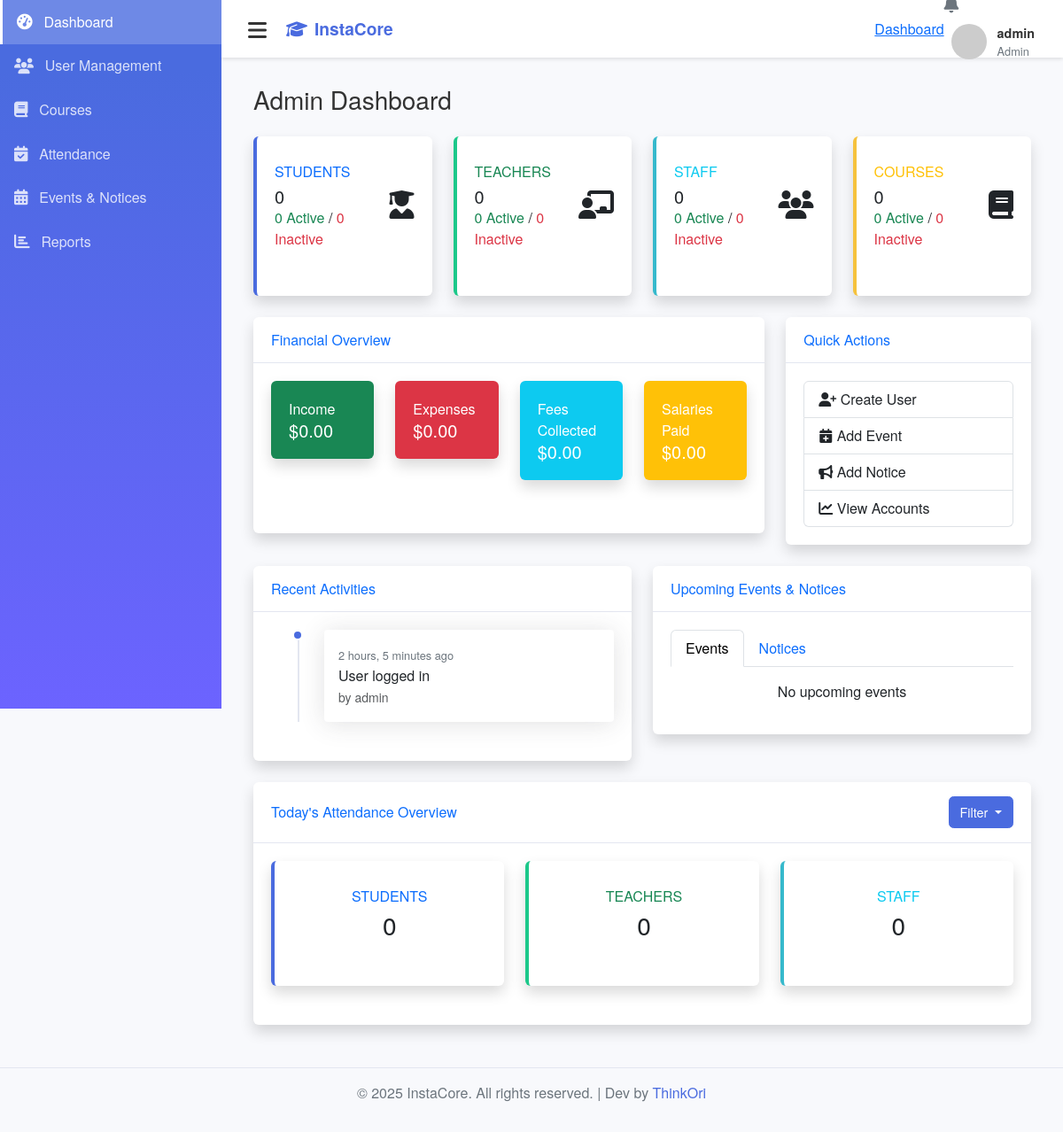
The app's page /dashboard/admin/dashboard/ (signed in), older data.
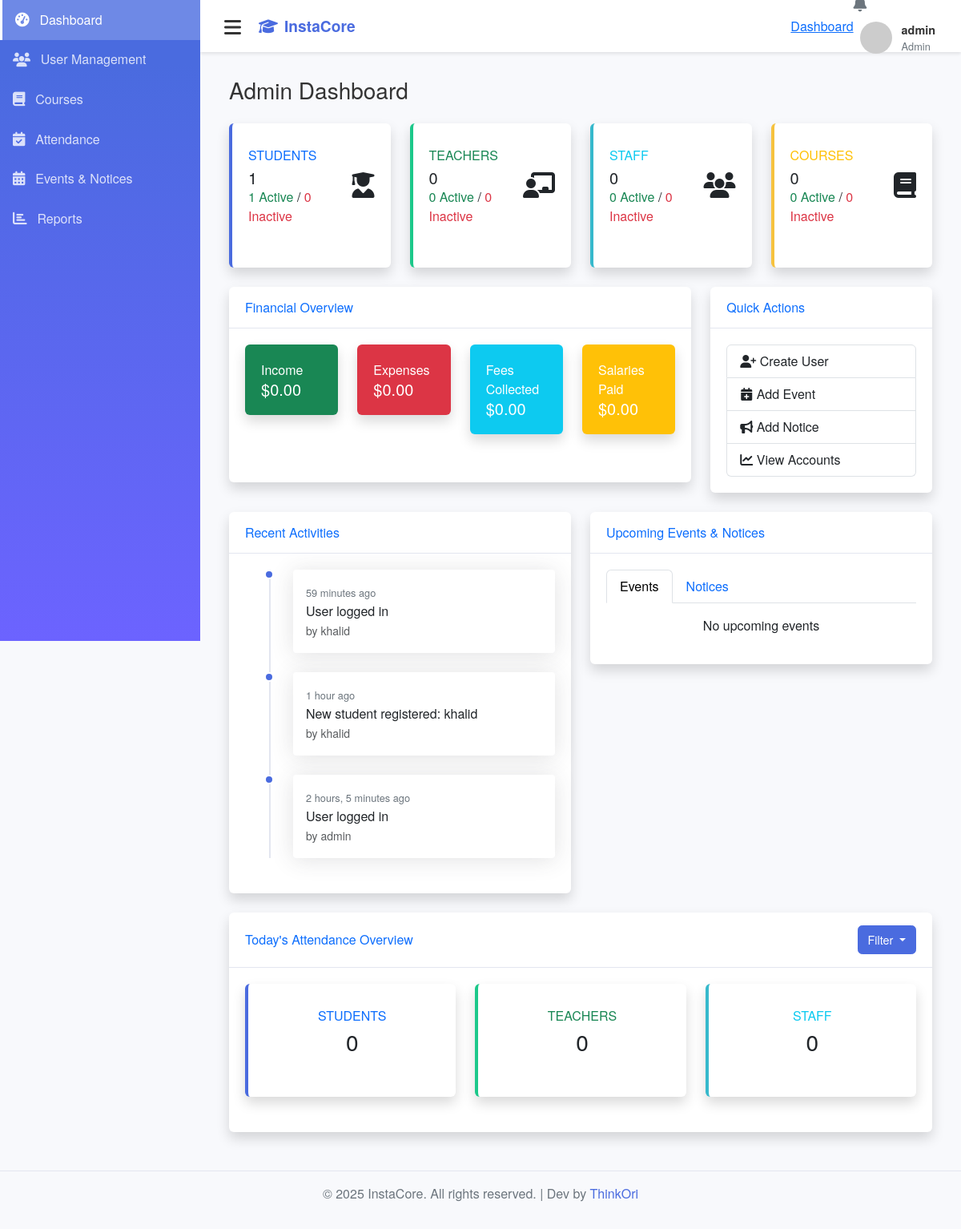
The same page, newer data.
### AuthApp/models.py (models this page shows, shortened)
class AuditLog(models.Model):
    id = models.UUIDField(primary_key=True, default=uuid.uuid4, editable=False)
    user = models.ForeignKey(User, on_delete=models.SET_NULL, null=True)
    action = models.CharField(max_length=255)
    model_name = models.CharField(max_length=100)
    object_id = models.CharField(max_length=50)
    created_at = models.DateTimeField(auto_now_add=True)

class User(AbstractUser):
    ROLE_CHOICES = [
        ('admin', 'Admin'),
        ('employee', 'Employee'),
        ('student', 'Student'),
        ('candidate', 'Candidate'),
    ]
    SUBROLE_CHOICES = [
        ('faculty', 'Faculty'),
        ('hr', 'HR'),
        ('finance', 'Finance'),
        ('marketing', 'Marketing'),
        ('it', 'IT'),
        ('teacher', 'Teacher'),
        ('other', 'Other'),
    ]
    role = models.CharField(max_length=20, choices=ROLE_CHOICES, default='student', blank=True, null=True)
    sub_role = models.CharField(max_length=30, choices=SUBROLE_CHOICES, blank=True, null=True)
    image = models.ImageField(upload_to="profiles/", blank=True, null=True)
    bio = models.TextField(blank=True)
    date_of_birth = models.DateField(blank=True, null=True)
    phone = models.CharField(max_length=20, blank=True)
    gender = models.CharField(max_length=10, blank=True)
    location = models.CharField(max_length=100, blank=True)
    country = models.CharField(max_length=50, blank=True)
    facebook = models.URLField(blank=True)
    twitter = models.URLField(blank=True)
    instagram = models.URLField(blank=True)
    linkedin = models.URLField(blank=True)
    is_active = models.BooleanField(default=True)
    is_temporary = models.BooleanField(default=False)  # For temporary accounts

### AdminApp/views.py (the view)
# urls.py: path('dashboard/', views.dashboard, name='dashboard'),
@login_required
@user_passes_test(is_admin)
def dashboard(request):
    total_students = User.objects.filter(role='student').count()
    active_students = User.objects.filter(role='student', is_active=True).count()
    inactive_students = total_students - active_students
    total_teachers = User.objects.filter(role='employee', sub_role='teacher').count()
    active_teachers = User.objects.filter(role='employee', sub_role='teacher', is_active=True).count()
    inactive_teachers = total_teachers - active_teachers
    total_staff = User.objects.filter(role='employee').exclude(sub_role='teacher').count()
    active_staff = User.objects.filter(role='employee', is_active=True).exclude(sub_role='teacher').count()
    inactive_staff = total_staff - active_staff
    total_courses = Course.objects.count()
    active_courses = Course.objects.filter(status='active').count()
    inactive_courses = total_courses - active_courses
    current_month = timezone.now().date().replace(day=1)
    try:
        financial_overview = FinancialOverview.objects.get(month=current_month)
        income = financial_overview.income
        expenses = financial_overview.expenses
        fees_collected = financial_overview.fees_collected
        salaries_paid = financial_overview.salaries_paid
    except FinancialOverview.DoesNotExist:
        income = expenses = fees_collected = salaries_paid = 0
    recent_activities = AuditLog.objects.all().order_by('-created_at')[:10]
    upcoming_events = Event.objects.filter(date__gte=timezone.now().date()).order_by('date')[:5]
    recent_notices = Notice.objects.filter(is_active=True).order_by('-created_at')[:5]
    today = timezone.now().date()
    student_attendance = Attendance.objects.filter(user__role='student', date=today).count()
    teacher_attendance = Attendance.objects.filter(user__role='employee', user__sub_role='teacher', date=today).count()
    staff_attendance = Attendance.objects.filter(user__role='employee', date=today).exclude(user__sub_role='teacher').count()
    context = {
        'total_students': total_students,
        'active_students': active_students,
        'inactive_students': inactive_students,
        'total_teachers': total_teachers,
        'active_teachers': active_teachers,
        'inactive_teachers': inactive_teachers,
        'total_staff': total_staff,
        'active_staff': active_staff,
        'inactive_staff': inactive_staff,
        'total_courses': total_courses,
        'active_courses': active_courses,
        'inactive_courses': inactive_courses,
        'income': income,
        'expenses': expenses,
        'fees_collected': fees_collected,
        'salaries_paid': salaries_paid,
        'recent_activities': recent_activities,
        'upcoming_events': upcoming_events,
        'recent_notices': recent_notices,
        'student_attendance': student_attendance,
        'teacher_attendance': teacher_attendance,
        'staff_attendance': staff_attendance,
        'active_page': 'dashboard',
    }
    return render(request, 'AdminApp/dashboard.html', context)

### AdminApp/views.py (called while the page is built)
def is_admin(user):
    return user.role == 'admin'

### AdminApp/templates/AdminApp/dashboard.html (shortened to what the changed rows need)
{% extends 'AuthApp/master.html' %}
{% block content %}
<div class="container-fluid">
    <h1 class="h3 mb-4 text-gray-800">Admin Dashboard</h1>
    <div class="row">
        <div class="col-xl-3 col-md-6 mb-4">
            <div class="card border-left-primary shadow h-100 py-2">
                <div class="card-body">
                    <div class="row no-gutters align-items-center">
                        <div class="col mr-2">
                            <div class="text-xs font-weight-bold text-primary text-uppercase mb-1">Students</div>
                            <div class="h5 mb-0 font-weight-bold text-gray-800">{{ total_students }}</div>
                            <div class="text-xs text-gray-600">
                                <span class="text-success">{{ active_students }} Active</span> /
                                <span class="text-danger">{{ inactive_students }} Inactive</span>
                            </div>
                        </div>
                    </div>
                </div>
            </div>
        </div>
    </div>
    <div class="row">
        <div class="col-lg-6">
            <div class="card shadow mb-4">
                <div class="card-body">
                    {% if recent_activities %}
                        <div class="timeline">
                            {% for activity in recent_activities %}
                                <div class="timeline-item">
                                    <div class="timeline-marker"></div>
                                    <div class="timeline-content">
                                        <span class="timeline-time">{{ activity.created_at|timesince }} ago</span>
                                        <p class="mb-0">{{ activity.action }}</p>
                                        <small class="text-muted">by {{ activity.user.username }}</small>
                                    </div>
                                </div>
                            {% endfor %}
                        </div>
                    {% else %}
                        <p class="text-center text-gray-500">No recent activities</p>
                    {% endif %}
                </div>
            </div>
        </div>
    </div>
</div>
{% endblock %}

Row changes from the older to the newer data that the page shows:
added AuditLog: created_at "59 minutes", action "User logged in", user.username "khalid"
added AuditLog: created_at "1 hour", action "New student registered: khalid", user.username "khalid"
Text that changed along with them:
{{ total_students }}: "0" → "1"
{{ active_students }}: "0" → "1"
